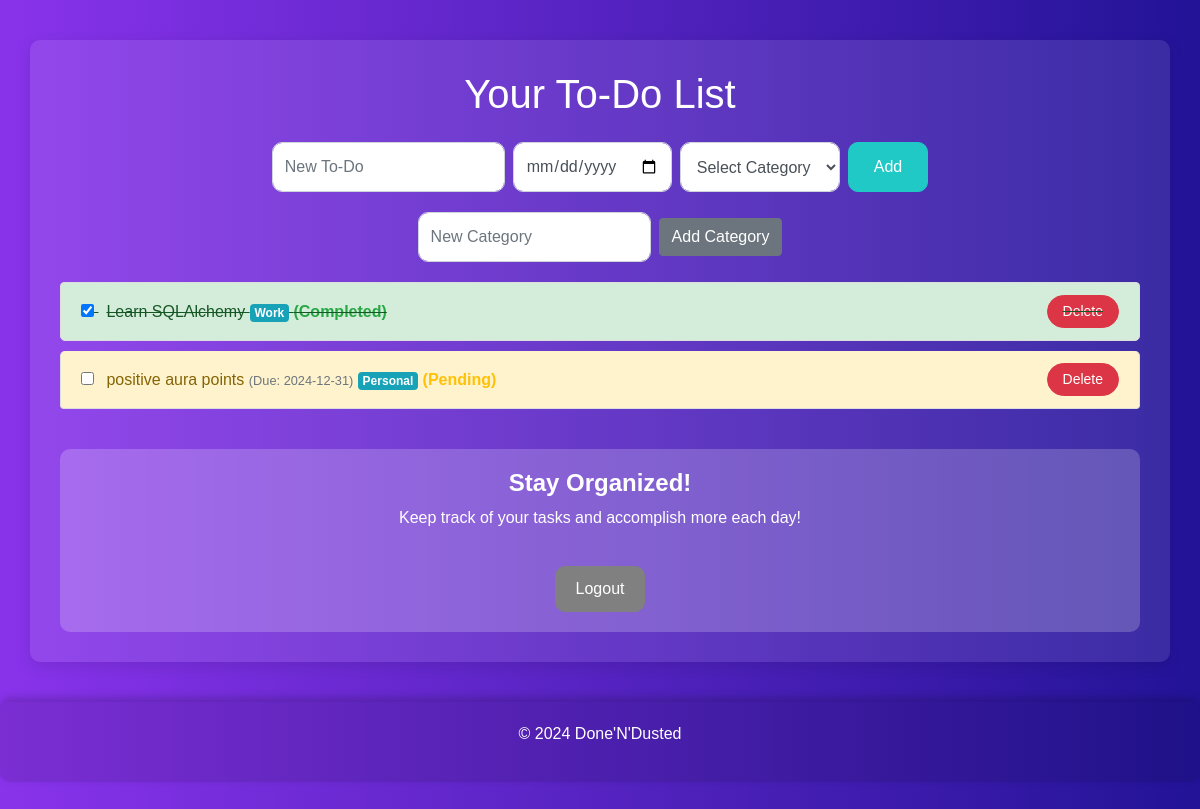
The app's page /dashboard (signed in) with its own data.
### setup_db.py (models this page shows)
class Task(Base):
    __tablename__ = 'tasks'
    id = Column(Integer, primary_key=True)
    description = Column(String, nullable=False)
    completed = Column(Boolean, default=False)
    due_date = Column(Date, nullable=True)  # Add due_date column
    user_id = Column(Integer, ForeignKey('users.id'), nullable=False)
    user = relationship('User', back_populates='todos')
    category_id = Column(Integer, ForeignKey('categories.id'), nullable=True)
    category = relationship('Category', back_populates='tasks')

class Category(Base):
    __tablename__ = 'categories'
    id = Column(Integer, primary_key=True)
    name = Column(String, unique=True, nullable=False)
    tasks = relationship('Task', back_populates='category')

### app.py (the view)
@app.route('/dashboard')
def dashboard():
    if "user_id" not in session:
        flash("Please log in to access the dashboard.", "warning")
        return redirect(url_for('login', next=request.url))  # Pass original URL in `next`
    tasks = db_session.query(Task).filter_by(user_id=session['user_id']).all()
    categories = db_session.query(Category).all()
    return render_template('dashboard.html', tasks=tasks, categories=categories)

### app.py (called while the page is built)
@app.context_processor
def inject_favicon():
    return dict(favicon_url=url_for('static', filename='img/favicon.ico'))

### templates/dashboard.html (shortened to what this page needs)
<!DOCTYPE html>
<html lang="en">
<head>
    <link rel="stylesheet" href="https://stackpath.bootstrapcdn.com/bootstrap/4.5.2/css/bootstrap.min.css">
</head>
<body>
    <div class="container">
        <h1 class="text-center mb-4">Your To-Do List</h1>
        <form action="{{ url_for('add_todo') }}" method="POST" class="form-inline justify-content-center">
            <input type="text" name="task" placeholder="New To-Do" required class="form-control mr-2" />
            <input type="date" name="due_date" class="form-control mr-2" />
            <select name="category" class="form-control mr-2">
                <option value="">Select Category</option>
            </select>
            <button type="submit" class="btn btn-primary">Add</button>
        </form>
        <form action="{{ url_for('add_category') }}" method="POST" class="form-inline justify-content-center mt-3">
            <input type="text" name="category_name" placeholder="New Category" required class="form-control mr-2" />
            <button type="submit" class="btn btn-secondary">Add Category</button>
        </form>
        <ul class="list-group">
            {% for task in tasks %}
            <li class="list-group-item d-flex justify-content-between align-items-center {% if task.completed %}completed{% else %}pending{% endif %}" data-task-id="{{ task.id }}">
                <div>
                    <input type="checkbox" class="task-checkbox" {% if task.completed %}checked{% endif %} data-task-id="{{ task.id }}">
                    <span class="ml-2">
                        {{ task.description }}
                        {% if task.due_date %}
                        <small class="text-muted">(Due: {{ task.due_date.strftime('%Y-%m-%d') }})</small>
                        {% endif %}
                        {% if task.category %}
                            <span class="badge badge-info">{{ task.category.name }}</span>
                        {% endif %}
                        {% if task.completed %}
                        <strong class="text-success">(Completed)</strong>
                        {% else %}
                        <strong class="text-warning">(Pending)</strong>
                        {% endif %}
                    </span>
                </div>
                <button type="button" class="btn btn-danger btn-sm delete-task">Delete</button>
            </li>
            {% endfor %}
        </ul>
        <div class="call-to-action">
            <h2>Stay Organized!</h2>
            <p>Keep track of your tasks and accomplish more each day!</p>
            <a href="{{ url_for('logout') }}" class="btn btn-logout">Logout</a>
        </div>
    </div>
    <footer>
        <p>&copy; 2024 Done'N'Dusted</p>
    </footer>
</body>
</html>

### templates/dashboard.html (style rules this page uses)
html, body { height: 100%; }
body { background: linear-gradient(90deg, #8933eb, #221397); color: white; font-family: Arial, sans-serif; min-height: 100%; background-color: cover; padding-bottom: 50px; }
.container { background: rgba(255, 255, 255, 0.1); padding: 30px; border-radius: 10px; margin-top: 40px; box-shadow: 0px 4px 15px rgba(0, 0, 0, 0.1); }
footer { text-align: center; padding: 20px; background: rgba(0, 0, 0, 0.1); border-radius: 10px; margin-top: 40px; box-shadow: 0px -4px 10px rgba(0, 0, 0, 0.2); }
.list-group-item { background-color: #f8f9fa; border: 1px solid #ddd; color: #333; margin-bottom: 10px; border-radius: 5px; font-size: 16px; display: flex; justify-content: space-between; align-items: center; transition: transform 0.3s; }
.list-group-item.completed { text-decoration: line-through; background-color: #d4edda; color: #155724; }
.list-group-item.pending { background-color: #fff3cd; color: #856404; }
.form-inline { margin-bottom: 20px; }
.form-control { border-radius: 10px; padding: 12px; height: 50px; width: 500px; }
.btn-primary { border-radius: 10px; padding: 12px 25px; background-color: #20c9c6; border-color: #20c9c6; transition: background-color 0.3s; height: 50px; }
.btn-danger { border-radius: 20px; padding: 5px 15px; }
.call-to-action { background: rgba(255, 253, 253, 0.2); padding: 20px; border-radius: 10px; margin-top: 30px; text-align: center; }
.call-to-action h2 { font-size: 24px; font-weight: bold; color: #ffffff; }
.call-to-action p { color: #ffffff; }
.btn-logout { margin-top: 20px; background-color: #808080; border-color: #808080; color: white; padding: 10px 20px; border-radius: 10px; transition: background-color 0.3s; }

### records on screen
Task: completed "☑", description "Learn SQLAlchemy", category.name "Work", shows "(Completed)"
Task: description "positive aura points", due_date "2024-12-31", category.name "Personal", shows "(Pending)"
